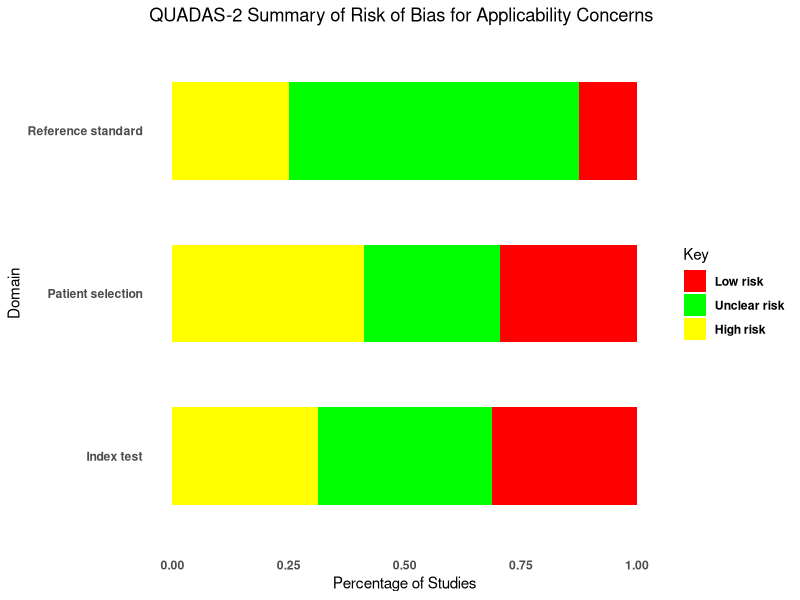

This chart was generated by the following R code:
## The code plot the risk of bias for applicability and concerns##
# Load required libraries
library(ggplot2)

# Sample data// See Table S1: Supplementary Table for Risk of Bias Assessment ##
data <- data.frame(
  Domain = c("Patient selection", "Index test", "Reference standard"),
  Low_risk = c(5, 6, 10),
  Unclear_risk = c(7, 5, 4),
  High_risk = c(5, 5, 2)
)

# Calculate percentages for each risk level within each domain
data$Total <- rowSums(data[, -1])
data[, -1] <- data[, -1] / data$Total

# Reshape data for plotting
data_long <- tidyr::gather(data, Key, Value, -Domain, -Total)
# Plot
ggplot(data_long, aes(x = Value, y = Domain, fill = Key)) +
  geom_bar(stat = "identity", position = "fill", width = 0.6) + # Adjust the width as desired
  labs(title = "QUADAS-2 Summary of Risk of Bias for Applicability Concerns",
       x = "Percentage of Studies",
       y = "Domain") +
  scale_fill_manual(values = c("Low_risk" = "green", "Unclear_risk" = "yellow", "High_risk" = "red"),
                    labels = c("Low risk", "Unclear risk", "High risk")) +
  theme_minimal() +
  theme(axis.text.x = element_text(face = "bold"),
        axis.text.y = element_text(face = "bold"),
        legend.text = element_text(face = "bold"),
        panel.grid.major = element_blank(),  # Remove major grid lines
        panel.grid.minor = element_blank())  # Remove minor grid lines


